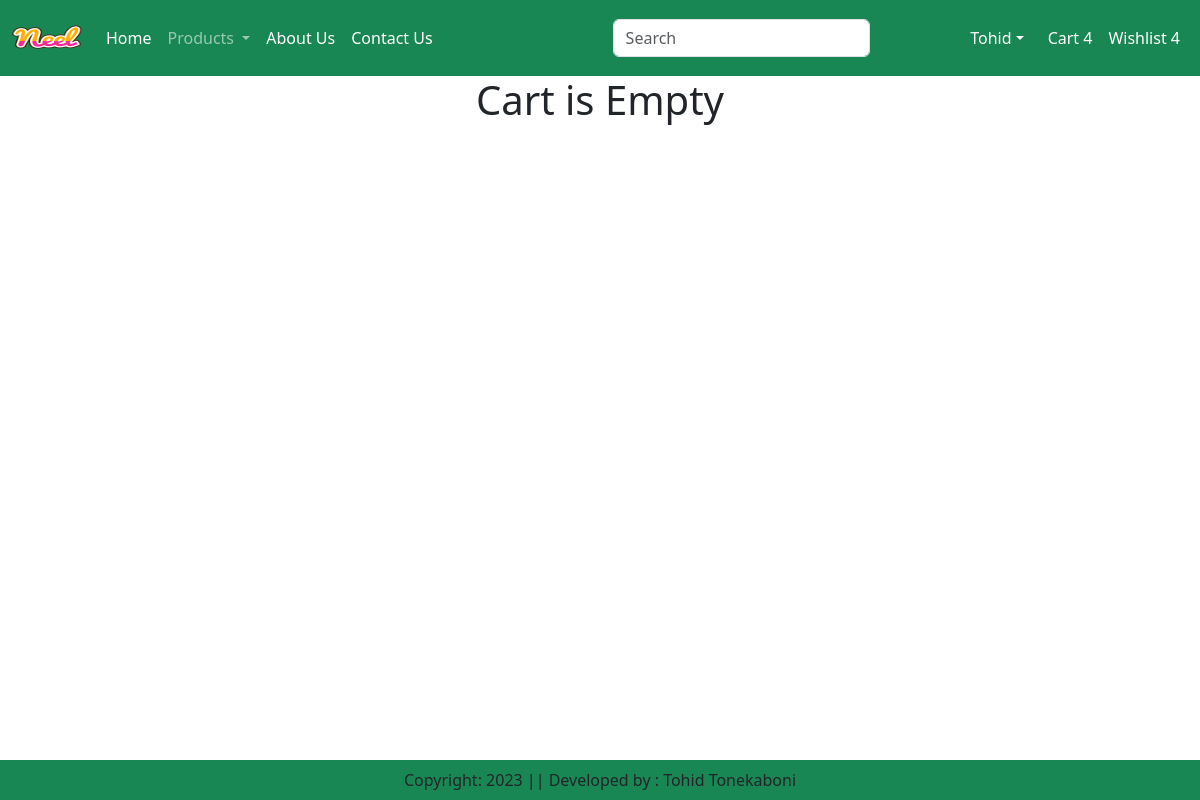
The page /cart/ (signed in) on the database as committed earlier.
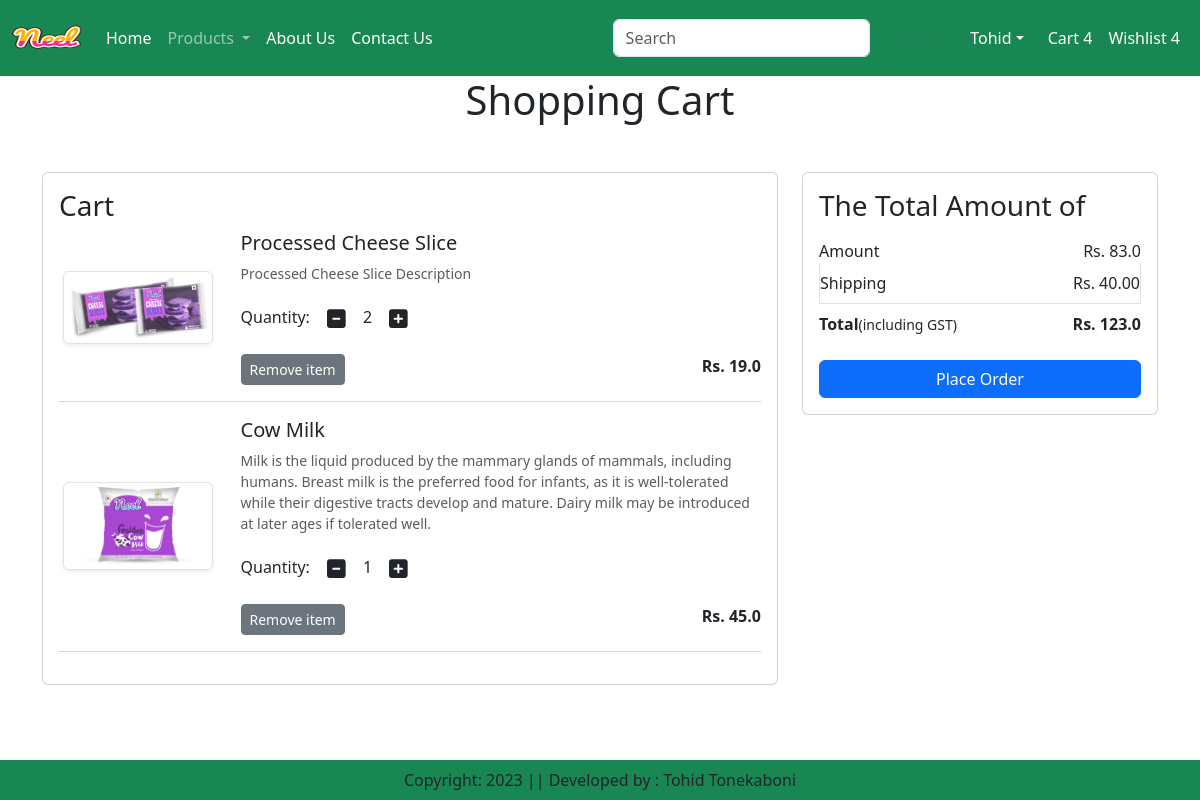
The same page on the database as committed later.
### app/models.py (models this page shows, shortened)
class Cart(models.Model):
    user = models.ForeignKey(User, on_delete=models.CASCADE)
    product = models.ForeignKey(Product, on_delete=models.CASCADE)
    quantity = models.PositiveIntegerField(default=1)

class Product(models.Model):
    title = models.CharField(max_length=100)
    selling_price = models.FloatField()
    discounted_price = models.FloatField()
    description = models.TextField()
    composition = models.TextField(default='')
    prodapp = models.TextField(default='')
    category = models.CharField(choices=CATEGORY_CHOICES, max_length=2)
    product_image = models.ImageField(upload_to='product')

### app/views.py (the view)
# urls.py: path('cart/', views.show_cart, name='showcart'),
def show_cart(request):
    user = request.user
    cart = Cart.objects.filter(user=user)
    amount = 0
    for p in cart:
        value = p.quantity * p.product.discounted_price
        amount += value
    totalamount = amount + 40
    return render(request, 'app/addtocart.html', locals())

### app/templates/app/addtocart.html (shortened to what this page needs)
{% extends 'app/base.html' %}
{% load static %}
{% block main-centent %}
    <div class="container mb-5">
        <div class="row">
            {% if cart %}
                <h1 class="text-center mb-5">Shopping Cart</h1>
                <div class="col-sm-8">
                    <div class="card">
                        <div class="card-body">
                            <h3>Cart</h3>
                            {% for item in cart %}
                                <div class="row">
                                    <div class="col-sm-3 text-center align-self-center">
                                        <img src="{{ item.product.product_image.url }}" alt="" srcset=""
                                             class="img-fluid img-thumbnail shadow-sm" height="150" width="150"></div>
                                    <div class="col-sm-9">
                                        <div>
                                            <h5>{{ item.product.title }}</h5>
                                            <p class="mb-2 text-muted small">{{ item.product.description }}</p>
                                            <div class="my-3">
                                                <label for="quantity">Quantity:</label>
                                                <a class="minus-cart btn" pid="{{ item.product.id }}"><i class="fas fa-minus-square fa-lg"></i></a>
                                                <span id="quantity">{{ item.quantity }}</span>
                                                <a class="plus-cart btn" pid="{{ item.product.id }}"><i class="fas fa-plus-square fa-lg"></i></a>
                                            </div>
                                            <div class="d-flex justify-content-between">
                                                <a href="#" class="remove-cart btn btn-sm btn-secondary mr-3" pid="{{ item.product.id }}">Remove item</a>
                                                <p class="mb-0"><span><strong>Rs. {{ item.product.discounted_price }}</strong></span></p>
                                            </div>
                                        </div>
                                    </div>
                                </div>
                                <hr class="text-muted">
                            {% endfor %}
                        </div>
                    </div>
                </div>
                <div class="col-sm-4">
                    <div class="card">
                        <div class="card-body">
                            <h3>The Total Amount of</h3>
                            <ul class="list-group">
                                <li class="list-group-item d-flex justify-content-between
                                align-items-center border-0 px-0 pb-0">Amount<span id="amount">Rs. {{ amount }}</span></li>
                                <li class="list-group-item d-flex justify-content-between align-items-center px-0">Shipping<span>Rs. 40.00</span></li>
                                <li class="list-group-item d-flex justify-content-between align-items-center border-0 px-0 mb-3">
                                    <div>
                                        <strong>Total</strong><small>(including GST)</small>
                                    </div>
                                    <span id="totalamount"><strong>Rs. {{ totalamount }}</strong></span>
                                </li>
                            </ul>
                            <div class="d-grid"><a href="{% url 'checkout' %}" class="btn btn-primary">Place Order</a></div>
                        </div>
                    </div>
                </div>
            {% else %}
                <h1 class="text-center mb-5">Cart is Empty</h1>
            {% endif %}
        </div>
    </div>
{%  endblock main-centent %}

### app/templates/app/base.html (shortened to what this page needs)
<!DOCTYPE html>
{% load static %}
<html lang="en">
<head>
    <link href="https://cdn.jsdelivr.net/npm/bootstrap@5.3.0-alpha1/dist/css/bootstrap.min.css" rel="stylesheet">
    <link rel="stylesheet" href="{% static 'app/css/owl.carousel.min.css' %}">
    <link rel="stylesheet" href="{% static 'app/css/style.css' %}">
    <link rel="stylesheet" href="{% static 'app/css/all.min.css' %}">
</head>
<body>
<nav class="navbar navbar-expand-lg navbar-dark bg-success">
  <div class="container-fluid">
    <a class="navbar-brand" href="#">
        <img src="{% static 'app/images/product/Neel.png' %}" width="70" height="50">
    </a>
    <div class="collapse navbar-collapse" id="navbarSupportedContent">
      <ul class="navbar-nav me-auto mb-2 mb-lg-0">
        {% if request.user.is_authenticated %}
        <li class="nav-item">
          <a class="nav-link active" aria-current="page" href="/">Home</a>
        </li>
        <li class="nav-item dropdown">
            <a class="nav-link dropdown-toggle" href="#" role="button" data-bs-toggle="dropdown" aria-expanded="false">
                Products
            </a>
        </li>
        <li class="nav-item">
          <a class="nav-link text-white" href="{% url 'about' %}">About Us</a>
        </li>
        <li class="nav-item">
          <a class="nav-link text-white" href="{% url 'contact' %}">Contact Us</a>
        </li>
      </ul>
      <form class="d-flex" role="search">
        <input class="form-control me-2" type="search" placeholder="Search" aria-label="Search">
        <button class="btn btn-outline-success" type="submit">Search</button>
      </form>
    </div>
    <ul class="navbar-nav me-auto mb-2 mb-lg-0">
        <li class="nav-item dropdown mx-2">
            <a class="nav-link dropdown-toggle text-white" href="#"
               id="profileDropdown" role="button" data-bs-toggle="dropdown" aria-expanded="false">Tohid</a>
        </li>
        <li class="nav-item max-2">
            <a href="#" class="nav-link text-white">Cart 4</a>
        </li>
        <li class="nav-item max-2">
            <a href="#" class="nav-link text-white">Wishlist 4</a>
        </li>
        {% endif %}
    </ul>
  </div>
</nav>
    {% block main-centent %}{% endblock main-centent %}
    <footer class="container-fluid  fixed-bottom bg-success text-center p-2 mt-5">
        Copyright: 2023 || Developed by : Tohid Tonekaboni
    </footer>
</body>
</html>

Rows that differ between the two databases and show on the page:
added Cart: product.product_image (picture), product "Processed Cheese Slice", product.description "Processed Cheese Slice Description", quantity "2", product.discounted_price "19.0"
added Cart: product.product_image (picture), product "Cow Milk", product.description "Milk is the liquid produced by the mammary glands of mammals, including humans. Breast milk is the preferred food for infants, as it is well-tolerated while their digestive tracts develop and mature. Dairy milk may be introduced at later ages if tolerated well.", quantity "1", product.discounted_price "45.0"
Other text that changed with them:
{{ amount }}: (not shown) → "83.0"
{{ totalamount }}: (not shown) → "123.0"
text no longer shown: "Cart is Empty"
text now shown: "Shopping Cart Cart The Total Amount of Amount Rs. Shipping Rs. 40.00 Total (including GST) Rs. Place Order"
